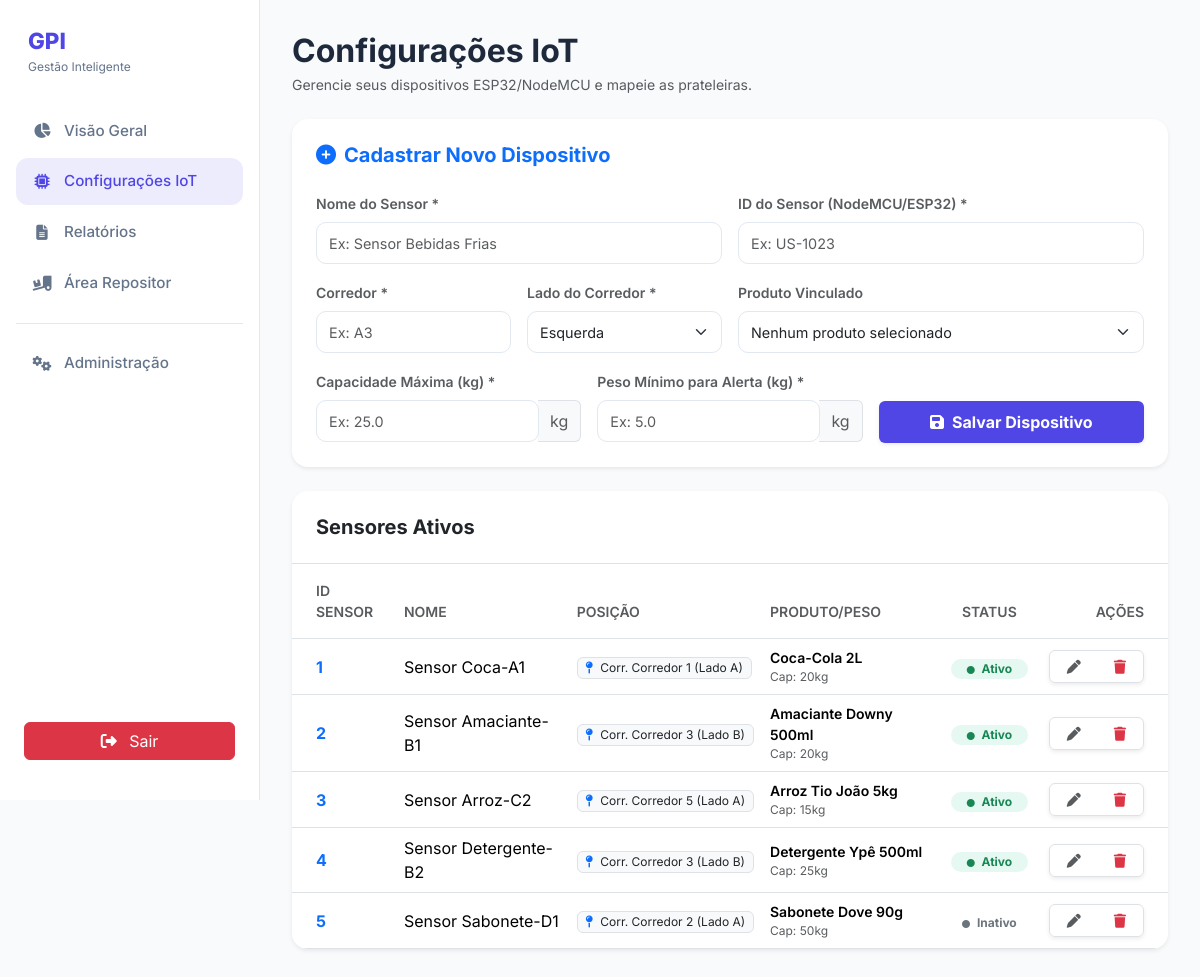
/roteador.php?controller=Sensor&action=index (signed in), run on an earlier commit of the app's database.
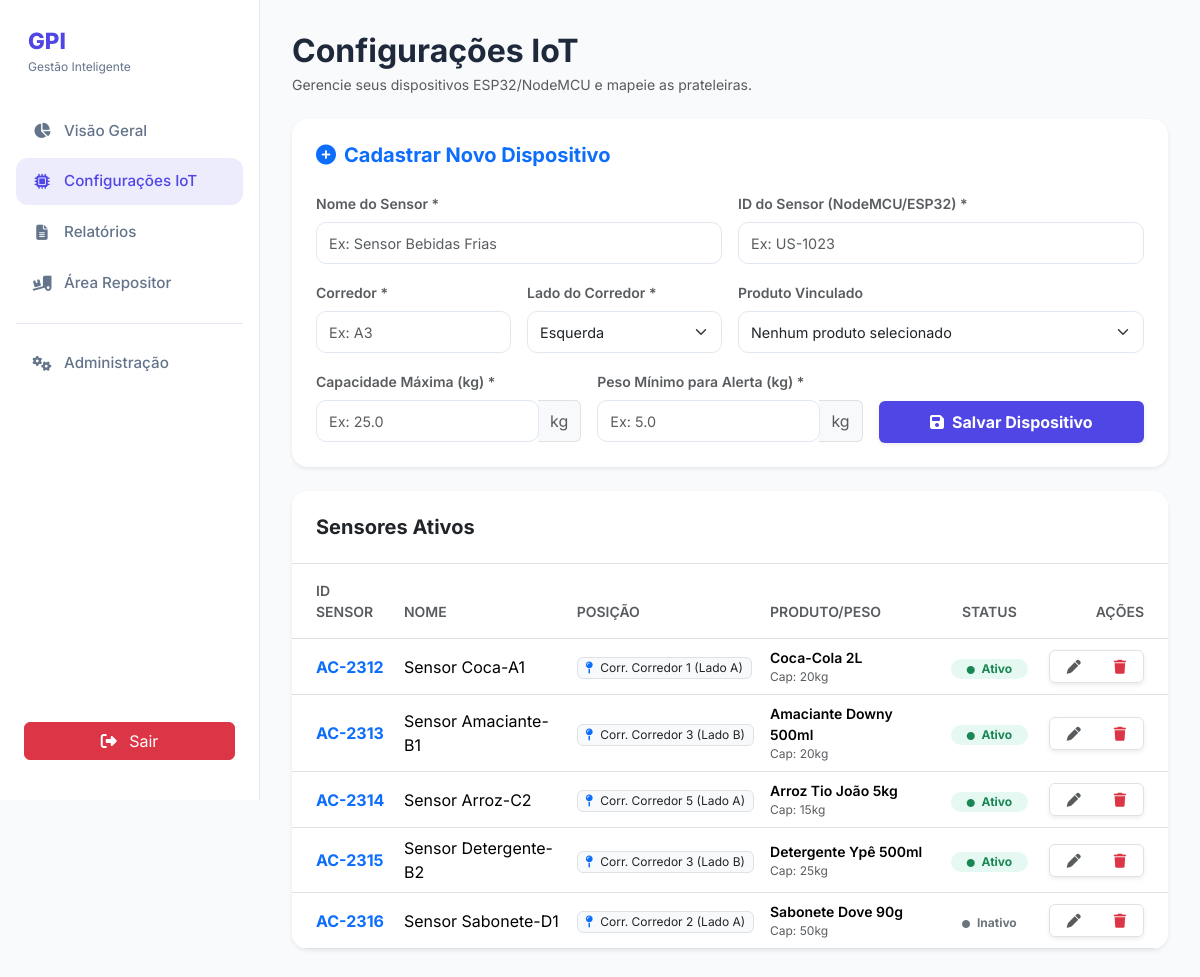
And on a later commit of the database.
### tables this page shows
CREATE TABLE sensor (
    id VARCHAR(50) PRIMARY KEY NOT NULL,
    nome VARCHAR(120) NOT NULL,
    corredor VARCHAR(120) NOT NULL,
    lado VARCHAR(120) NOT NULL,
    peso_atual DECIMAL(10,3) NOT NULL DEFAULT 0,
    capacidade_maxima INT NOT NULL DEFAULT 20,
    minimo_reposicao INT NOT NULL DEFAULT 5,
    ultima_atualizacao DATETIME NOT NULL DEFAULT CURRENT_TIMESTAMP ON UPDATE CURRENT_TIMESTAMP,
    quantidade_atual INT NOT NULL DEFAULT 0,
    id_produto INT NOT NULL,
    status VARCHAR(20) NOT NULL,
    FOREIGN KEY (id_produto) REFERENCES produtos(id)
);

CREATE TABLE produtos (
    id INT PRIMARY KEY NOT NULL AUTO_INCREMENT,
    nome VARCHAR(120) NOT NULL,
    peso_unitario DECIMAL(10,3) NOT NULL,
    id_categoria INT,
    FOREIGN KEY (id_categoria) REFERENCES categorias(id)
);

### controller/SensorController.php (called while the page is built, shortened)
<?php
class SensorController {
    private $sensorDAO;
    public function __construct() {
        $this->sensorDAO = new SensorDAO();
    }
    public function index() {
        try {
            $sensores = $this->sensorDAO->listarTodos();
            require_once __DIR__ . '/../view/config-iot.php';
        } catch (Exception $e) {
            die("Erro ao carregar sensores: " . $e->getMessage());
        }
    }
}

### autoload.php (called while the page is built, shortened)
<?php
spl_autoload_register(function ($classe) {
    $pastas = ['controller', 'model', 'dao'];
    foreach ($pastas as $pasta) {
        $arquivo = __DIR__ . DIRECTORY_SEPARATOR . $pasta . DIRECTORY_SEPARATOR . $classe . '.php';
    }
});

### DAO/Conexao.php (called while the page is built)
<?php
class Conexao {
    private static $instance;
    public static function getConn() {
        if (!isset(self::$instance)) {
            try {
                self::$instance = new PDO("mysql:host=localhost;port=3307;dbname=gpi;charset=utf8", "root", "");
                self::$instance->setAttribute(PDO::ATTR_ERRMODE, PDO::ERRMODE_EXCEPTION);
            } catch (PDOException $e) {
                die("Erro de conexão com o banco de dados: " . $e->getMessage());
            }
        }
        return self::$instance;
    }
}

### DAO/SensorDAO.php (called while the page is built, shortened)
<?php
include_once 'Conexao.php';
include_once 'model/Sensor.php';
include_once 'model/Produto.php';
class SensorDAO {
    private $conexao;
    public function __construct() {
        $this->conexao = Conexao::getConn();
    }
    public function listarTodos() {
        try {
            $sql = "SELECT s.id AS sensor_id, s.nome AS sensor_nome, s.corredor, s.lado,
                           s.peso_atual, s.quantidade_atual, s.capacidade_maxima, s.minimo_reposicao, s.status AS sensor_status,
                           p.id AS produto_id, p.nome AS produto_nome, p.peso_unitario,
                           c.id AS categoria_id, c.nome AS categoria_nome
                    FROM sensor s
                    LEFT JOIN produtos p ON s.id_produto = p.id
                    LEFT JOIN categorias c ON p.id_categoria = c.id";
            $stmt = $this->conexao->query($sql);
            $sensores = [];
            while ($row = $stmt->fetch(PDO::FETCH_ASSOC)) {
                $categoria = new Categoria();
                $categoria->setId($row['categoria_id']);
                $categoria->setNome($row['categoria_nome']);
                $produto = new Produto();
                $produto->setId($row['produto_id']);
                $produto->setNome($row['produto_nome']);
                $produto->setPesoUnitario($row['peso_unitario']);
                $produto->setCategoria($categoria);
                $sensor = new Sensor();
                $sensor->setId($row['sensor_id']);
                $sensor->setNome($row['sensor_nome']);
                $sensor->setCorredor($row['corredor']);
                $sensor->setLado($row['lado']);
                $sensor->setCapacidadeMaxima($row['capacidade_maxima']);
                $sensor->setMinimoReposicao($row['minimo_reposicao']);
                $sensor->setStatus($row['sensor_status']);
                $sensor->setProduto($produto);
                $sensor->setQuantidadeAtual($row['quantidade_atual']);
                $sensor->setPesoAtual($row['peso_atual']);
                $sensores[] = $sensor;
            }
            return $sensores;
        } catch (PDOException $e) {
            throw new Exception("Erro ao listar sensores: " . $e->getMessage());
        }
    }
}

### model/Sensor.php (called while the page is built, shortened)
<?php
class Sensor {
    private $id;
    private $nome;
    private $corredor;
    private $lado;
    private $capacidadeMaxima;
    private $produto;
    private $statusDispositivo;
    public function setProduto(Produto $produto) { $this->produto = $produto; }
    public function getProduto() { return $this->produto; }
    public function getId() { return $this->id; }
    public function setId($id) { $this->id = $id; }
    public function getNome() { return $this->nome; }
    public function setNome($n) { $this->nome = $n; }
    public function getCorredor() { return $this->corredor; }
    public function setCorredor($c) { $this->corredor = $c; }
    public function getLado() { return $this->lado; }
    public function setLado($l) { $this->lado = $l; }
    public function getCapacidadeMaxima() { return $this->capacidadeMaxima; }
    public function setCapacidadeMaxima($m) { $this->capacidadeMaxima = $m; }
    public function getStatus() { return $this->statusDispositivo; }
    public function setStatus($s) { $this->statusDispositivo = $s; }
}

### model/Produto.php (called while the page is built, shortened)
<?php
class Produto {
    private $nome;
    public function getNome() {
        return $this->nome;
    }
    public function setNome($nome) {
        $this->nome = $nome;
    }
}

### view/config-iot.php (the view, shortened to what the rows shown need)
<!DOCTYPE html>
<html lang="pt-BR">
<head>
    <link rel="stylesheet" href="https://cdnjs.cloudflare.com/ajax/libs/font-awesome/6.4.2/css/all.min.css">
    <link href="https://cdn.jsdelivr.net/npm/bootstrap@5.3.2/dist/css/bootstrap.min.css" rel="stylesheet">
    <link rel="stylesheet" href="style.css" />
</head>
<body>
    <div class="app">
        <main class="content">
            <header class="header mb-4">
                <div>
                    <h1 class="fw-bold h2 mb-1">Configurações IoT</h1>
                </div>
            </header>
            <section>
                <section class="card border-0 shadow-sm mb-4 p-4">
                    <h2 class="h5 fw-bold mb-4 text-primary"><i class="fa-solid fa-plus-circle me-2"></i>Cadastrar Novo Dispositivo</h2>
                </section>
                <section class="card border-0 shadow-sm p-0 overflow-hidden">
                    <div class="p-4 bg-white border-bottom">
                        <h2 class="h5 fw-bold mb-0">Sensores Ativos</h2>
                    </div>
                    <div class="table-responsive">
                        <table class="table table-hover align-middle mb-0">
                            <thead class="bg-light">
                                <tr>
                                    <th class="ps-4 py-3 text-muted fw-semibold small">ID SENSOR</th>
                                    <th class="py-3 text-muted fw-semibold small">NOME</th>
                                    <th class="py-3 text-muted fw-semibold small">POSIÇÃO</th>
                                    <th class="py-3 text-muted fw-semibold small">PRODUTO/PESO</th>
                                    <th class="py-3 text-muted fw-semibold small text-center">STATUS</th>
                                    <th class="py-3 text-muted fw-semibold small text-end pe-4">AÇÕES</th>
                                </tr>
                            </thead>
                            <tbody>
                                <?php if (empty($sensores)): ?>
                                    <tr>
                                        <td colspan="6" class="text-center py-5 text-muted italic">
                                            <i class="fa-solid fa-inbox d-block mb-2 h2 opacity-25"></i>
                                            Nenhum sensor cadastrado.
                                        </td>
                                    </tr>
                                <?php else: ?>
                                    <?php foreach ($sensores as $sensor): ?>
                                        <tr>
                                            <td class="ps-4 fw-bold text-primary"><?= htmlspecialchars($sensor->getId()) ?></td>
                                            <td><?= htmlspecialchars($sensor->getNome()) ?></td>
                                            <td>
                                                <span class="badge bg-light text-dark border fw-normal">
                                                    <i class="fa-solid fa-map-pin me-1 text-primary"></i>
                                                    Corr. <?= htmlspecialchars($sensor->getCorredor()) ?> (<?= htmlspecialchars($sensor->getLado()) ?>)
                                                </span>
                                            </td>
                                            <td>
                                                <div class="small fw-semibold"><?= htmlspecialchars($sensor->getProduto()->getNome()) ?></div>
                                                <div class="text-muted" style="font-size: 0.75rem;">Cap: <?= htmlspecialchars($sensor->getCapacidadeMaxima()) ?>kg</div>
                                            </td>
                                            <td class="text-center">
                                                <span class="badge rounded-pill <?= $sensor->getStatus() === 'Ativo' ? 'bg-success-light text-success' : 'bg-secondary-light text-secondary' ?> px-3">
                                                    <i class="fa-solid fa-circle me-1" style="font-size: 0.5rem;"></i> <?= htmlspecialchars($sensor->getStatus()) ?>
                                                </span>
                                            </td>
                                            <td class="text-end pe-4">
                                                <div class="btn-group shadow-sm border rounded">
                                                    <button class="btn btn-white btn-sm px-3" title="Editar"><i class="fa-solid fa-pen text-muted"></i></button>
                                                    <button class="btn btn-white btn-sm px-3" title="Remover"><i class="fa-solid fa-trash text-danger"></i></button>
                                                </div>
                                            </td>
                                        </tr>
                                    <?php endforeach; ?>
                                <?php endif; ?>
                            </tbody>
                        </table>
                    </div>
                </section>
            </section>
        </main>
    </div>
</body>
</html>

What changed in the data, as far as the page shows it:
removed sensor: id "1", nome "Sensor Coca-A1", corredor "Corredor 1", lado "Lado A", id_produto.nome "Coca-Cola 2L", capacidade_maxima "20", status "Ativo"
removed sensor: id "2", nome "Sensor Amaciante-B1", corredor "Corredor 3", lado "Lado B", id_produto.nome "Amaciante Downy 500ml", capacidade_maxima "20", status "Ativo"
removed sensor: id "3", nome "Sensor Arroz-C2", corredor "Corredor 5", lado "Lado A", id_produto.nome "Arroz Tio João 5kg", capacidade_maxima "15", status "Ativo"
removed sensor: id "4", nome "Sensor Detergente-B2", corredor "Corredor 3", lado "Lado B", id_produto.nome "Detergente Ypê 500ml", capacidade_maxima "25", status "Ativo"
removed sensor: id "5", nome "Sensor Sabonete-D1", corredor "Corredor 2", lado "Lado A", id_produto.nome "Sabonete Dove 90g", capacidade_maxima "50", status "Inativo"
added sensor: id "AC-2312", nome "Sensor Coca-A1", corredor "Corredor 1", lado "Lado A", id_produto.nome "Coca-Cola 2L", capacidade_maxima "20", status "Ativo"
added sensor: id "AC-2313", nome "Sensor Amaciante-B1", corredor "Corredor 3", lado "Lado B", id_produto.nome "Amaciante Downy 500ml", capacidade_maxima "20", status "Ativo"
added sensor: id "AC-2314", nome "Sensor Arroz-C2", corredor "Corredor 5", lado "Lado A", id_produto.nome "Arroz Tio João 5kg", capacidade_maxima "15", status "Ativo"
added sensor: id "AC-2315", nome "Sensor Detergente-B2", corredor "Corredor 3", lado "Lado B", id_produto.nome "Detergente Ypê 500ml", capacidade_maxima "25", status "Ativo"
added sensor: id "AC-2316", nome "Sensor Sabonete-D1", corredor "Corredor 2", lado "Lado A", id_produto.nome "Sabonete Dove 90g", capacidade_maxima "50", status "Inativo"
